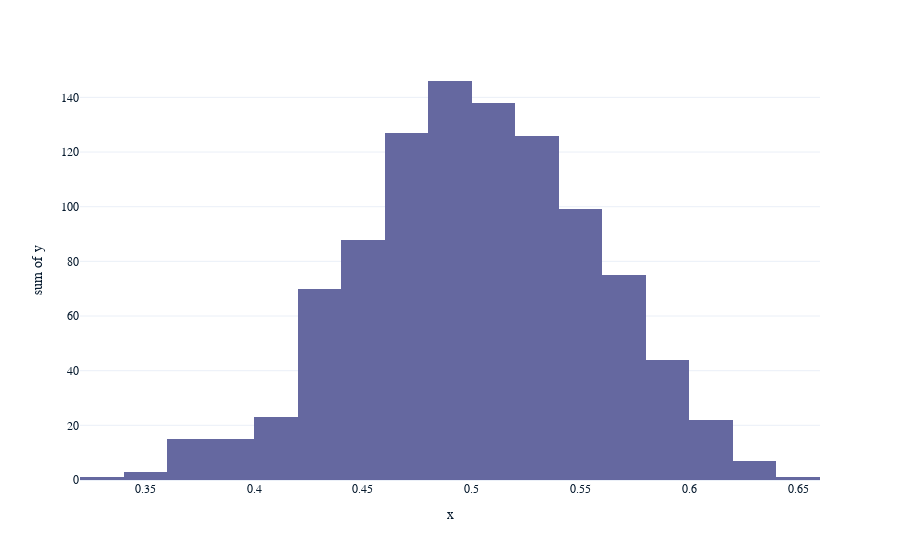

Write notebook code for a chart like this one.
### Markdown cell above
Example 3-15. Exploring the central limit theorem in Python

### Code cell
# Samples of the uniform distribution will average ou to a normal distribution
import random
import plotly.express as px

sample_size = 31
sample_count = 1000

# Central limit theorem, 1000 samples each with 31
# random numbers between 0 and 1

x_values = [(sum([random.uniform(0.0, 1.0) for i in range(sample_size)]) / sample_size) for _ in range(sample_count)]

y_values = [1 for _ in range(sample_count)]

px.histogram(x=x_values, y = y_values, nbins=20).show()

### Figure 1 — Plotly figure (JSON) as saved in the notebook; plotly's stock layout.template omitted (floating-point values rounded to 4 significant figures; data arrays with more than 128 entries replaced by an {"elided": "..."} marker saying what was removed)
{"data": [{"alignmentgroup": "True", "bingroup": "x", "histfunc": "sum", "hovertemplate": "x=%{x}<br>sum of y=%{y}<extra></extra>", "legendgroup": "", "marker": {"color": "#6568a0", "pattern": {"shape": ""}}, "name": "", "nbinsx": 20, "offsetgroup": "", "orientation": "v", "showlegend": false, "type": "histogram", "x": {"elided": "1000 float values"}, "xaxis": "x", "y": {"elided": "1000 int values"}, "yaxis": "y"}], "layout": {"barmode": "relative", "legend": {"tracegroupgap": 0}, "margin": {"t": 60}, "xaxis": {"anchor": "y", "domain": [0, 1], "title": {"text": "x"}}, "yaxis": {"anchor": "x", "domain": [0, 1], "title": {"text": "sum of y"}}}}
